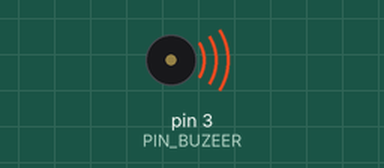
Bench run of a sketch on a simulated Arduino Uno, built with avr-gcc and run on an emulated ATmega328P. Parts: buzzer (waves = sounding).

Above: at 0.1 s.
At 3.6 s:
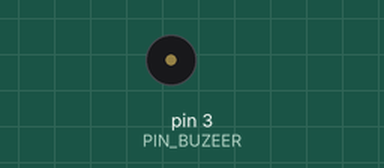
Timing chart, 0 to 5.1 s (numbered marks = the images above):
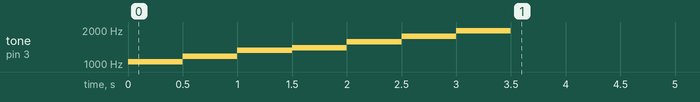

The sketch:

BuzeerTone.ino
```cpp
const int PIN_BUZEER = 3;
int timeout = 500;
int frequences[] = {1046, 1175, 1318, 1397, 1568, 1760, 1976};
void setup() {
  pinMode(PIN_BUZEER, HIGH);

  for(int i = 0; i < 7 ; i++) {
    tone(PIN_BUZEER, frequences[i], timeout);
    delay(timeout);
  }
}

void loop() {
  // put your main code here, to run repeatedly:

}
```
